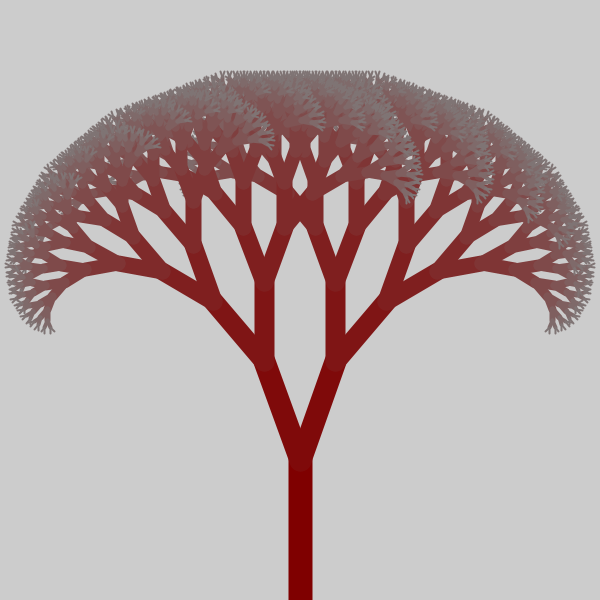
Frame 1 (no input)
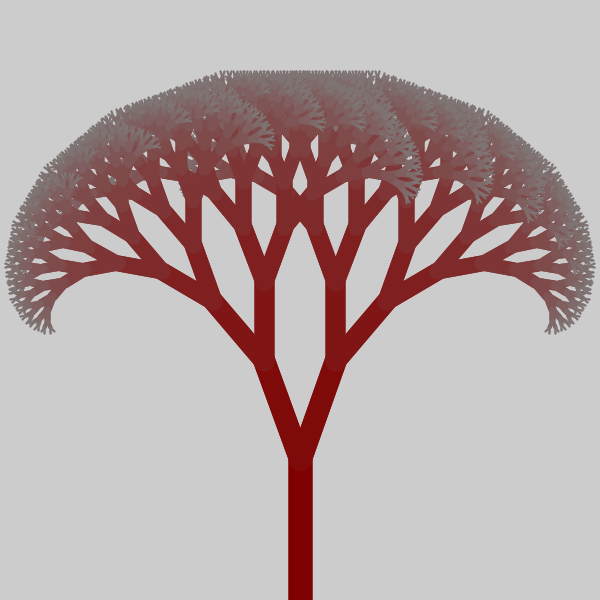
Frame 2 (the mouse pressed at the canvas centre, redrawn once)

The Processing sketch that drew these frames (run headless with seeded random() and noise(); the mouse was pressed at the canvas centre and the sketch redrawn once):

// Processing sketch: sk_recursive_tree_stroke_hsb
// ── sk_recursive_tree_stroke_hsb.pde
void setup()
{
  size( 600, 600 );
  noLoop();  // アニメーションしない
}

void draw()
{
  drawTree( width/2, height, 140, -90, 12 );
}

/**
  再帰関数：線を再帰的に短くし，回転させながら２分岐描画する．
*/
void drawTree( float fBeginX, float fBeginY, float fLength, float fRot, int iLevel )
{
  if( iLevel > 0 )
  {
     // 線の終点
    float fEndX = fBeginX + cos( radians( fRot ) ) * fLength;
    float fEndY = fBeginY + sin( radians( fRot ) ) * fLength;
    
    // 線の描画
    colorMode( HSB, 12 );
    stroke( 0, iLevel, 6 );      // 線の色
    strokeWeight( iLevel * 2 );  // 線の太さ
    line( fBeginX, fBeginY, fEndX, fEndY );
    
    // 再帰呼び出し
    drawTree( fEndX, fEndY, fLength * 0.75, fRot + 20, iLevel - 1 );
    drawTree( fEndX, fEndY, fLength * 0.75, fRot - 20, iLevel - 1 );
  }
}
